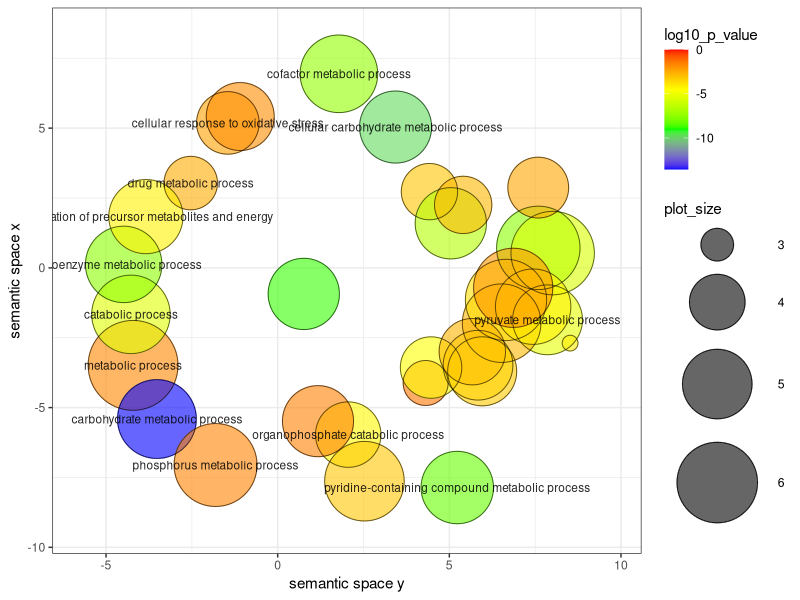

Recreate this plot in R.
library( ggplot2 );
library( scales );

revigo.names <- c("term_ID","description","frequency_%","plot_X","plot_Y","plot_size","log10_p_value","uniqueness","dispensability");
revigo.data <- rbind(c("GO:0008152","metabolic process",75.387,-4.213,-3.489, 6.986,-1.6925,0.994,0.000),
                     c("GO:0044262","cellular carbohydrate metabolic process", 1.257, 3.434, 5.039, 5.208,-9.7905,0.670,0.000),
                     c("GO:0009056","catabolic process", 4.820,-4.275,-1.664, 5.791,-5.4260,0.941,0.019),
                     c("GO:0034599","cellular response to oxidative stress", 0.224,-1.452, 5.187, 4.458,-2.2168,0.916,0.031),
                     c("GO:0017144","drug metabolic process", 0.058,-2.532, 3.034, 3.868,-2.4908,0.897,0.050),
                     c("GO:0046434","organophosphate catabolic process", 0.365, 2.055,-5.967, 4.671,-4.3565,0.544,0.060),
                     c("GO:0006090","pyruvate metabolic process", 0.817, 7.861,-1.859, 5.021,-5.2161,0.558,0.065),
                     c("GO:0072524","pyridine-containing compound metabolic process", 1.351, 5.231,-7.861, 5.239,-8.2013,0.753,0.069),
                     c("GO:0006732","coenzyme metabolic process", 3.111,-4.486, 0.124, 5.601,-7.5171,0.735,0.077),
                     c("GO:0005975","carbohydrate metabolic process", 5.260,-3.518,-5.410, 5.829,-13.5513,0.868,0.078),
                     c("GO:0006091","generation of precursor metabolites and energy", 1.940,-3.840, 1.834, 5.396,-4.1911,0.866,0.080),
                     c("GO:0051186","cofactor metabolic process", 3.985, 1.783, 6.944, 5.709,-7.4045,0.856,0.089),
                     c("GO:0006793","phosphorus metabolic process",13.507,-1.810,-7.055, 6.239,-1.5702,0.836,0.114),
                     c("GO:0055114","oxidation-reduction process",15.060, 7.592, 0.715, 6.286,-7.5100,0.682,0.234),
                     c("GO:0055086","nucleobase-containing small molecule metabolic process", 4.917, 6.523,-1.980, 5.800,-2.7545,0.506,0.410),
                     c("GO:0019637","organophosphate metabolic process", 6.148, 2.527,-7.634, 5.897,-3.1403,0.626,0.412),
                     c("GO:0044281","small molecule metabolic process",15.138, 8.010, 0.528, 6.288,-5.5702,0.682,0.415),
                     c("GO:0006538","glutamate catabolic process", 0.021, 4.310,-4.120, 3.433,-1.3575,0.586,0.417),
                     c("GO:0005991","trehalose metabolic process", 0.085, 4.421, 2.728, 4.040,-3.0650,0.587,0.488),
                     c("GO:0042866","pyruvate biosynthetic process", 0.005, 8.518,-2.693, 2.780,-4.0762,0.652,0.488),
                     c("GO:1901292","nucleoside phosphate catabolic process", 0.187, 4.468,-3.567, 4.379,-4.5406,0.429,0.493),
                     c("GO:0032787","monocarboxylic acid metabolic process", 2.485, 7.441,-1.389, 5.504,-4.1938,0.527,0.520),
                     c("GO:0006979","response to oxidative stress", 0.575,-1.091, 5.415, 4.868,-1.8125,0.962,0.523),
                     c("GO:0046939","nucleotide phosphorylation", 0.792, 5.836,-3.484, 5.007,-3.8041,0.441,0.546),
                     c("GO:0006082","organic acid metabolic process", 9.086, 6.651,-1.148, 6.067,-3.7399,0.487,0.592),
                     c("GO:0006754","ATP biosynthetic process", 0.432, 5.669,-3.000, 4.743,-2.6861,0.390,0.592),
                     c("GO:0044283","small molecule biosynthetic process", 5.677, 6.860,-0.714, 5.862,-2.0150,0.482,0.608),
                     c("GO:0009132","nucleoside diphosphate metabolic process", 0.698, 5.957,-3.702, 4.952,-3.1891,0.447,0.619),
                     c("GO:0016052","carbohydrate catabolic process", 1.078, 0.760,-0.933, 5.141,-8.7932,0.578,0.627),
                     c("GO:0016051","carbohydrate biosynthetic process", 1.079, 5.043, 1.595, 5.141,-6.6021,0.491,0.627),
                     c("GO:0005978","glycogen biosynthetic process", 0.099, 5.403, 2.253, 4.103,-2.7799,0.488,0.632),
                     c("GO:0044270","cellular nitrogen compound catabolic process", 1.045, 1.174,-5.486, 5.127,-1.5591,0.680,0.635),
                     c("GO:0006112","energy reserve metabolic process", 0.168, 7.590, 2.872, 4.334,-2.3575,0.706,0.660));

one.data <- data.frame(revigo.data);
names(one.data) <- revigo.names;
one.data <- one.data [(one.data$plot_X != "null" & one.data$plot_Y != "null"), ];
one.data$plot_X <- as.numeric( as.character(one.data$plot_X) );
one.data$plot_Y <- as.numeric( as.character(one.data$plot_Y) );
one.data$plot_size <- as.numeric( as.character(one.data$plot_size) );
one.data$log10_p_value <- as.numeric( as.character(one.data$log10_p_value) );
one.data$frequency <- as.numeric( as.character(one.data$frequency) );
one.data$uniqueness <- as.numeric( as.character(one.data$uniqueness) );
one.data$dispensability <- as.numeric( as.character(one.data$dispensability) );

p1 <- ggplot( data = one.data );
p1 <- p1 + geom_point( aes( plot_X, plot_Y, colour = log10_p_value, size = plot_size), alpha = I(0.6) ) + scale_size_area();
p1 <- p1 + scale_colour_gradientn( colours = c("blue", "green", "yellow", "red"), limits = c( min(one.data$log10_p_value), 0) );
p1 <- p1 + geom_point( aes(plot_X, plot_Y, size = plot_size), shape = 21, fill = "transparent", colour = I (alpha ("black", 0.6) )) + scale_size_area();
p1 <- p1 + scale_size( range=c(5, 30)) + theme_bw(); # + scale_fill_gradientn(colours = heat_hcl(7), limits = c(-300, 0) );
ex <- one.data [ one.data$dispensability < 0.15, ]; 
p1 <- p1 + geom_text( data = ex, aes(plot_X, plot_Y, label = description), colour = I(alpha("black", 0.85)), size = 3 );
p1 <- p1 + labs (y = "semantic space x", x = "semantic space y");
p1 <- p1 + theme(legend.key = element_blank()) ;
one.x_range = max(one.data$plot_X) - min(one.data$plot_X);
one.y_range = max(one.data$plot_Y) - min(one.data$plot_Y);
p1 <- p1 + xlim(min(one.data$plot_X)-one.x_range/10,max(one.data$plot_X)+one.x_range/10);
p1 <- p1 + ylim(min(one.data$plot_Y)-one.y_range/10,max(one.data$plot_Y)+one.y_range/10);

# Output the plot to screen

p1;